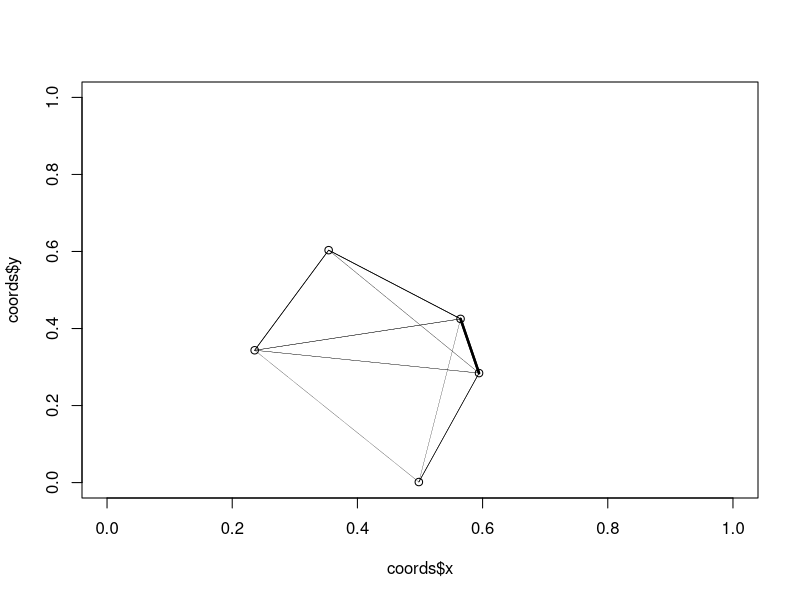

This chart was generated by the following R code: (Note: this script raises an error after producing the figure.)
## ---- chunk 1
knitr::opts_chunk$set(echo = TRUE)
## ---- chunk 2
library(magrittr)
library(tidyverse)
library(scales)
## ---- chunk 3
nsites <- 5
factor_sites <- as.factor(1:nsites) #This is important for the dispersal function down the road
coords <- data.frame(x=runif(nsites), y=runif(nsites))
eucdist <- dist(coords, diag=T, upper=T)
dexpdist <- dexp(eucdist, rate=10)
dexpsim <- 1/(1+as.matrix(dexpdist)) #Converting our distance matrix to a similarity score (easier for me to then turn into a pmf).
#Found this particular metric from here: https://stats.stackexchange.com/questions/158279/how-i-can-convert-distance-euclidean-to-similarity-score
## ---- chunk 4
plot(x=coords$x, y=coords$y, xlim=c(0,1), ylim=c(0,1))
for(i in 1:nsites){
  for(j in 1:nsites){
    if(i !=j ){
        segments(coords$x[i], coords$y[i], coords$x[j], coords$y[j], lwd=as.matrix(dexpdist)[i,j])
    }
  }
}
## ---- chunk 5
n_plants <- 5
n_animals <- 5


p_pops <- matrix(data=round(runif(nsites*n_plants, 1, 200)), nrow=nsites, ncol=n_plants) #now, our pops are a matrix instead of a vector in order to track across multiple sites
p_traitM <- runif(n_plants, 0, 1)
p_traitV <- runif(n_plants, 0, .25)
#p_traitM <- c(0.25, 0.99, 0.5)
#p_traitV <- c(0.1, 0.1, 0.1) #All set to be the same in Becker paper


a_pops <- matrix(data=round(runif(nsites*n_animals, 1, 200)), nrow=nsites, ncol=n_animals)
a_traitM <- runif(n_animals, 0, 1)
a_traitV <- runif(n_animals, 0, .25)
## ---- chunk 6
r <- 0.5
mup <- .1
mua <- 0.25
o <- 0.1
lambda <- 0.9
K <- 100
e_thresh <- 2
invade_size <- 5
disprob <- 0.2


min.f1f2 <- function(x, mu1, mu2, sd1, sd2) {
    f1 <- dnorm(x, mean=mu1, sd=sd1)
    f2 <- dnorm(x, mean=mu2, sd=sd2)
    pmin(f1, f2)
}
## ---- chunk 7
num_timeSteps <- 100
p_rich <- NULL
a_rich <- NULL
WmeanV <- NULL
meanV <- NULL

pops <- NULL
for(t in 1:num_timeSteps){
  #p_rich <- rbind(p_rich, n_plants)
  #a_rich <- rbind(a_rich, n_animals)
  #Check if community is same as in t-1
    #if so; recalculate A and u
  alpha <- matrix(nrow=n_animals, ncol=n_plants) #Create an empty matrix for plant-pollinator partnerships
  for(ia in 1:n_animals){
    for(ip in 1:n_plants){
    alpha[ia, ip] <- integrate(min.f1f2, -Inf, Inf, mu1=p_traitM[ip], mu2=a_traitM[ia], sd1=p_traitV[ip], sd2=a_traitV[ia])$value #Integrate our minimum equation over all numbers; output is the total area overlapping both curves, with max value of perfectly overlapping curves as 1
    #print(paste("ia=", ia, "; ip=", ip, sep=""))
    }
  }
  alpha[alpha<0.05] <- 0
  
  u <- matrix(data=NA, nrow=n_plants, ncol=n_plants)
  
  for(p1 in 1:n_plants){
    for(p2 in 1:n_plants){
      u[p1, p2] <- integrate(min.f1f2, -Inf, Inf, mu1=p_traitM[p1], mu2=p_traitM[p2], sd1=p_traitV[p1], sd2=p_traitV[p2])$value #Integrate our minimum equation over all numbers; output is the total area overlapping both curves, with max value of perfectly overlapping curves as 1
      }
  }
  #Find out dpop/dt
  a_change <- matrix(data=NA, nrow=nsites, ncol=n_animals)
    for(n in 1:n_animals){
    propOfplants <- 0
    nums <- alpha[n,]*p_pops#[,site]
    for(i in 1:n_plants){
      #Numerator-plant reward given by each focal pollinator
      propOfplants <- propOfplants+nums[,i]/(r+sum(alpha[,i]*a_pops)) #Denominator-scaled by total available pollen
    }
    pollDeath <- mua
    #print(propOfplants)
    a_change[,n] <- lambda*propOfplants - pollDeath
  } #Animal Growth Rate
  
  p_change <- matrix(data=NA, nrow=nsites, ncol=n_plants)
  for(n in 1:n_plants){
      plantCompetition <- (K-rowSums(t(u[n,]*t(p_pops))))/K#(K-sum(u[n,]*p_pops[n,]))/K
      #pollBenefits <-sum(alpha[,n]*a_pops*p_pops[n])/(r+sum(alpha[,n]*a_pops)) #NOTE: THIS IS MORE SIMILIAR TO BECKER. NOt sure why their p_pop is included here. 
      pollBenefits <-rowSums(t(alpha[,n]*t(a_pops)))/(r+rowSums(t(alpha[,n]*t(a_pops))))
      plantDeath <- mup
      p_change[,n] <- r*plantCompetition*pollBenefits - plantDeath# + o*rnorm(n=1, mean=0, sd=0.1) 
  }
  #Project to t+1
  for(i in 1:(n_plants*nsites)){
    #p_pops[i] <- sum(rpois(n=round(p_pops[i]),lambda = 1+p_change[i])) #Poisson birth process for plants
    p_pops[i] <- sum(rpois(n=round(p_pops[i]),lambda = exp(p_change[i])))
    #browser()
    #p_pops[i] <- temp
  }
  #p_pops <- p_pops*(1+p_change)
  #a_pops <- (a_change+1)*a_pops #Update Animal population
  for(i in 1:(n_animals*nsites)){
    #a_pops[i] <- sum(rpois(n=round(a_pops[i]),lambda = 1+a_change[i])) #Poisson birth process for animals
    a_pops[i] <- sum(rpois(n=round(a_pops[i]),lambda = exp(a_change[i])))
  }
  a_disprobs <- 1- (a_change/2 + 0.5) #Dispersal probability is proportional to local growth rate
  a_disprobs[a_disprobs<0] <- 0 #Species that more than double have their dispersal prob set to 0
  a_disprobs[a_disprobs>1] <- 1 #Species that really do poorly can't have a dispersal probability above 1
#Dispersal (occurs after demographics for year)
  #Decide number of animal dispersers from each site of each species
  a_emms <- matrix(rbinom(n=length(a_pops), size=a_pops, prob=a_disprobs), nrow=nsites)
  a_pops <- a_pops-a_emms #Remove our immigrants from our pops for now so we don't count them redundantly

  #animals disperse across sites
  for(site in 1:nsites){
    for(spp in 1:n_animals){
  destin <- sample(factor_sites, size=a_emms[site, spp], replace=TRUE, prob=dexpsim[site,]/sum(dexpsim[site,])) #Sample our sites a number of times equal to the emmigrants from a particular site.
  a_pops[,spp] <- a_pops[,spp] + as.matrix(table(destin), ncol=1) #Table summarizes how many immigrants go to each site and then we add them to the population size. 
    }
  }
  p_disprobs <- 1- (p_change/2 + 0.5) #Dispersal probability is proportional to local growth rate
  p_disprobs[p_disprobs<0] <- 0 #Species that more than double have their dispersal prob set to 0
  p_disprobs[p_disprobs>1] <- 1 #Species that really do poorly can't have a dispersal probability above 1
  #Now our plants can disperse
  p_emms <- matrix(rbinom(n=length(p_pops), size=p_pops, prob=disprob), nrow=nsites)
  p_pops <- p_pops-p_emms #Remove our immigrants from our pops for now so we don't count them redundantly

  #plants disperse across sites
  for(site in 1:nsites){
    for(spp in 1:n_plants){
      #browser()
  destin <- sample(factor_sites, size=p_emms[site, spp], replace=TRUE, prob=dexpsim[site,]/sum(dexpsim[site,])) #Sample our sites a number of times equal to the emmigrants from a particular site.
  p_pops[,spp] <- p_pops[,spp] + as.matrix(table(destin), ncol=1) #Table summarizes how many immigrants go to each site and then we add them to the population size. 
  #print(paste("site=", site, "; spp=", spp, sep=""))
    }
  }
  
  remove <- FALSE
  #Extinction?
  if(length(colSums(p_pops)[colSums(p_pops)<=e_thresh])>0){
    print("global plant extinction")
    remove <- TRUE
  }
  if(remove==TRUE){
    #Plant Extinction
    p_traitM <- p_traitM[which(colSums(p_pops)>e_thresh)] #Remove trait values from globally exinct plants
    p_traitV <- p_traitV[which(colSums(p_pops)>e_thresh)]
    p_pops <- p_pops[,which(colSums(p_pops)>e_thresh)] #Stop tracking populations of globally extinct plants
    #Animal Extinction
    remove <- FALSE
  if(length(colSums(a_pops)[colSums(a_pops)<=e_thresh])>0){
    print("global animal extinction")
    remove <- TRUE
  } #HERE: Start with making this flexible
    a_traitM <- a_traitM[which(colSums(a_pops)>e_thresh)] #Remove trait values from globally exinct plants
    a_traitV <- a_traitV[which(colSums(a_pops)>e_thresh)]
    a_pops <- a_pops[,which(colSums(a_pops)>e_thresh)] #Stop tracking populations of globally extinct plants
  
  #Do we invade? $
    #if(rbinom(1, 1, 0.05)==1){
      #print("invasion")
  #    invasion <- runif(1)
  #    if(invasion >=0.5){
  #      print("plant invades")
  #      p_pops <- c(p_pops, invade_size) #new pop always invades at 0.1
  #      p_traitM <- c(p_traitM, runif(1)) #pick new trait mean from a uniform distribution [0,1]
  #      p_traitV <- c(p_traitV, 0.1) #All set to be the same in Becker paper
  #  }else{
  #    print("pollinator invades")
  #    a_pops <- c(a_pops, invade_size) #new pop always invades at 0.1
  #    a_traitM <- c(a_traitM, runif(1)) #pick new trait mean from a uniform distribution [0,1]
  #    a_traitV <- c(a_traitV, runif(1, 0, 0.5)) #Same for new trait variance
  #  }
  #  }
  n_animals <- ncol(a_pops)
  n_plants <- ncol(p_pops)
    
  if(n_animals < 1| n_plants < 1){
    print("Network breakdown")
      break
  }
  }
  #print(paste("polls=", n_animals, sep=""))
  #WmeanV <- rbind(WmeanV, sum((a_pops*a_traitV))/sum(a_pops))
  #meanV <- rbind(meanV, sum(a_traitV)/n_animals)
  #if(t %% 100==0)
  pops_temp <- data.frame(animals=a_pops, plants=p_pops, site=factor_sites, time=t)
  pops <- rbind(pops, pops_temp)
  if(t %% 10==0)
  print(t)
}
## ---- chunk 8
poplong <- pivot_longer(pops, cols = 1:(n_plants+n_animals), names_to="species", values_to = "popsize")
#ggplot(data=poplong, aes(x=time, y=popsize, color=species))+geom_line()+ scale_color_manual(values=c("#660000", "#990000", "#006600", "#006633"))+facet_wrap("site")

ggplot(data=poplong, aes(x=time, y=popsize, color=species))+geom_line()+ scale_color_manual(values=c("#660000", "#990000", "#CC0000", "#FF0000", "#FF3333", "#006600", "#006633", "#193300", "green", "dark green"))+facet_wrap("site")
